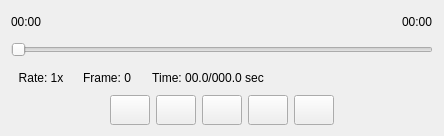
                        <widget class="QWidget" name="widget_86" native="true">
                         <property name="sizePolicy">
                          <sizepolicy hsizetype="Expanding" vsizetype="Fixed">
                           <horstretch>0</horstretch>
                           <verstretch>0</verstretch>
                          </sizepolicy>
                         </property>
                         <property name="minimumSize">
                          <size>
                           <width>0</width>
                           <height>136</height>
                          </size>
                         </property>
                         <property name="font">
                          <font>
                           <family>Arial</family>
                          </font>
                         </property>
                         <property name="styleSheet">
                          <string notr="true">border-color: rgb(0, 0, 0);</string>
                         </property>
                         <layout class="QVBoxLayout" name="verticalLayout_2">
                          <item>
                           <layout class="QHBoxLayout" name="horizontalLayout_15" stretch="0,1,0">
                            <property name="spacing">
                             <number>0</number>
                            </property>
                            <property name="sizeConstraint">
                             <enum>QLayout::SetMinimumSize</enum>
                            </property>
                            <item>
                             <widget class="QLabel" name="DePlayerStartTimeRight">
                              <property name="font">
                               <font>
                                <family>Arial</family>
                                <pointsize>9</pointsize>
                               </font>
                              </property>
                              <property name="text">
                               <string>00:00</string>
                              </property>
                             </widget>
                            </item>
                            <item>
                             <spacer name="horizontalSpacer_34">
                              <property name="font">
                               <font>
                                <family>Arial</family>
                               </font>
                              </property>
                              <property name="orientation">
                               <enum>Qt::Horizontal</enum>
                              </property>
                              <property name="sizeHint" stdset="0">
                               <size>
                                <width>278</width>
                                <height>20</height>
                               </size>
                              </property>
                             </spacer>
                            </item>
                            <item>
                             <widget class="QLabel" name="DePlayerFinishTimeRight">
                              <property name="font">
                               <font>
                                <family>Arial</family>
                                <pointsize>9</pointsize>
                               </font>
                              </property>
                              <property name="text">
                               <string>00:00</string>
                              </property>
                             </widget>
                            </item>
                           </layout>
                          </item>
                          <item>
                           <widget class="QSlider" name="DePlayerSliderRight">
                            <property name="sizePolicy">
                             <sizepolicy hsizetype="Preferred" vsizetype="Preferred">
                              <horstretch>0</horstretch>
                              <verstretch>0</verstretch>
                             </sizepolicy>
                            </property>
                            <property name="minimumSize">
                             <size>
                              <width>0</width>
                              <height>12</height>
                             </size>
                            </property>
                            <property name="font">
                             <font>
                              <family>Arial</family>
                             </font>
                            </property>
                            <property name="orientation">
                             <enum>Qt::Horizontal</enum>
                            </property>
                           </widget>
                          </item>
                          <item>
                           <layout class="QHBoxLayout" name="horizontalLayout_16" stretch="0,0,0,1">
                            <item>
                             <widget class="QLabel" name="DePlayerRateRight">
                              <property name="minimumSize">
                               <size>
                                <width>60</width>
                                <height>0</height>
                               </size>
                              </property>
                              <property name="font">
                               <font>
                                <family>Arial</family>
                                <pointsize>9</pointsize>
                               </font>
                              </property>
                              <property name="text">
                               <string>Rate: 1x</string>
                              </property>
                              <property name="alignment">
                               <set>Qt::AlignCenter</set>
                              </property>
                             </widget>
                            </item>
                            <item>
                             <widget class="QLabel" name="DePlayerFrameRight">
                              <property name="minimumSize">
                               <size>
                                <width>60</width>
                                <height>0</height>
                               </size>
                              </property>
                              <property name="font">
                               <font>
                                <family>Arial</family>
                                <pointsize>9</pointsize>
                               </font>
                              </property>
                              <property name="text">
                               <string>Frame: 0</string>
                              </property>
                              <property name="alignment">
                               <set>Qt::AlignCenter</set>
                              </property>
                             </widget>
                            </item>
                            <item>
                             <widget class="QLabel" name="DePlayerTimeRight">
                              <property name="minimumSize">
                               <size>
                                <width>130</width>
                                <height>0</height>
                               </size>
                              </property>
                              <property name="font">
                               <font>
                                <family>Arial</family>
                                <pointsize>9</pointsize>
                               </font>
                              </property>
                              <property name="text">
                               <string>Time: 00.0/000.0 sec</string>
                              </property>
                              <property name="alignment">
                               <set>Qt::AlignCenter</set>
                              </property>
                             </widget>
                            </item>
                            <item>
                             <spacer name="horizontalSpacer_45">
                              <property name="font">
                               <font>
                                <family>Arial</family>
                               </font>
                              </property>
                              <property name="orientation">
                               <enum>Qt::Horizontal</enum>
                              </property>
                              <property name="sizeHint" stdset="0">
                               <size>
                                <width>40</width>
                                <height>20</height>
                               </size>
                              </property>
                             </spacer>
                            </item>
                           </layout>
                          </item>
                          <item>
                           <layout class="QGridLayout" name="gridLayout_15">
                            <item row="0" column="1">
                             <widget class="QPushButton" name="DePlayerLastButtonRight">
                              <property name="sizePolicy">
                               <sizepolicy hsizetype="Fixed" vsizetype="Fixed">
                                <horstretch>0</horstretch>
                                <verstretch>0</verstretch>
                               </sizepolicy>
                              </property>
                              <property name="minimumSize">
                               <size>
                                <width>40</width>
                                <height>30</height>
                               </size>
                              </property>
                              <property name="maximumSize">
                               <size>
                                <width>40</width>
                                <height>30</height>
                               </size>
                              </property>
                              <property name="font">
                               <font>
                                <family>Arial</family>
                                <pointsize>9</pointsize>
                               </font>
                              </property>
                              <property name="styleSheet">
                               <string notr="true">border-image: url(:/media/previous.png);</string>
                              </property>
                              <property name="text">
                               <string/>
                              </property>
                             </widget>
                            </item>
                            <item row="0" column="2">
                             <widget class="QPushButton" name="DePlayerSlowButtonRight">
                              <property name="sizePolicy">
                               <sizepolicy hsizetype="Fixed" vsizetype="Fixed">
                                <horstretch>0</horstretch>
                                <verstretch>0</verstretch>
                               </sizepolicy>
                              </property>
                              <property name="minimumSize">
                               <size>
                                <width>40</width>
                                <height>30</height>
                               </size>
                              </property>
                              <property name="maximumSize">
                               <size>
                                <width>40</width>
                                <height>30</height>
                               </size>
                              </property>
                              <property name="font">
                               <font>
                                <family>Arial</family>
                                <pointsize>9</pointsize>
                               </font>
                              </property>
                              <property name="styleSheet">
                               <string notr="true">border-image: url(:/media/rw.png);</string>
                              </property>
                              <property name="text">
                               <string/>
                              </property>
                             </widget>
                            </item>
                            <item row="0" column="0">
                             <spacer name="horizontalSpacer_2">
                              <property name="font">
                               <font>
                                <family>Arial</family>
                               </font>
                              </property>
                              <property name="orientation">
                               <enum>Qt::Horizontal</enum>
                              </property>
                              <property name="sizeType">
                               <enum>QSizePolicy::Expanding</enum>
                              </property>
                              <property name="sizeHint" stdset="0">
                               <size>
                                <width>99</width>
                                <height>20</height>
                               </size>
                              </property>
                             </spacer>
                            </item>
                            <item row="0" column="5">
                             <widget class="QPushButton" name="DePlayerNextButtonRight">
                              <property name="sizePolicy">
                               <sizepolicy hsizetype="Fixed" vsizetype="Fixed">
                                <horstretch>0</horstretch>
                                <verstretch>0</verstretch>
                               </sizepolicy>
                              </property>
                              <property name="minimumSize">
                               <size>
                                <width>40</width>
                                <height>30</height>
                               </size>
                              </property>
                              <property name="maximumSize">
                               <size>
                                <width>40</width>
                                <height>30</height>
                               </size>
                              </property>
                              <property name="font">
                               <font>
                                <family>Arial</family>
                                <pointsize>9</pointsize>
                               </font>
                              </property>
                              <property name="styleSheet">
                               <string notr="true">border-image: url(:/media/next.png);</string>
                              </property>
                              <property name="text">
                               <string/>
                              </property>
                             </widget>
                            </item>
                            <item row="0" column="3">
                             <widget class="QPushButton" name="DePlayerPlayButtonRight">
                              <property name="sizePolicy">
                               <sizepolicy hsizetype="Fixed" vsizetype="Fixed">
                                <horstretch>0</horstretch>
                                <verstretch>0</verstretch>
                               </sizepolicy>
                              </property>
                              <property name="minimumSize">
                               <size>
                                <width>40</width>
                                <height>30</height>
                               </size>
                              </property>
                              <property name="maximumSize">
                               <size>
                                <width>40</width>
                                <height>30</height>
                               </size>
                              </property>
                              <property name="font">
                               <font>
                                <family>Arial</family>
                                <pointsize>9</pointsize>
                               </font>
                              </property>
                              <property name="styleSheet">
                               <string notr="true">border-image: url(:/media/play.png);</string>
                              </property>
                              <property name="text">
                               <string/>
                              </property>
                             </widget>
                            </item>
                            <item row="0" column="4">
                             <widget class="QPushButton" name="DePlayerFastButtonRight">
                              <property name="sizePolicy">
                               <sizepolicy hsizetype="Fixed" vsizetype="Fixed">
                                <horstretch>0</horstretch>
                                <verstretch>0</verstretch>
                               </sizepolicy>
                              </property>
                              <property name="minimumSize">
                               <size>
                                <width>40</width>
                                <height>30</height>
                               </size>
                              </property>
                              <property name="maximumSize">
                               <size>
                                <width>40</width>
                                <height>30</height>
                               </size>
                              </property>
                              <property name="font">
                               <font>
                                <family>Arial</family>
                                <pointsize>9</pointsize>
                               </font>
                              </property>
                              <property name="styleSheet">
                               <string notr="true">border-image: url(:/media/ff.png);</string>
                              </property>
                              <property name="text">
                               <string/>
                              </property>
                             </widget>
                            </item>
                            <item row="0" column="6">
                             <spacer name="horizontalSpacer_35">
                              <property name="font">
                               <font>
                                <family>Arial</family>
                               </font>
                              </property>
                              <property name="orientation">
                               <enum>Qt::Horizontal</enum>
                              </property>
                              <property name="sizeType">
                               <enum>QSizePolicy::Expanding</enum>
                              </property>
                              <property name="sizeHint" stdset="0">
                               <size>
                                <width>99</width>
                                <height>20</height>
                               </size>
                              </property>
                             </spacer>
                            </item>
                           </layout>
                          </item>
                         </layout>
                        </widget>
